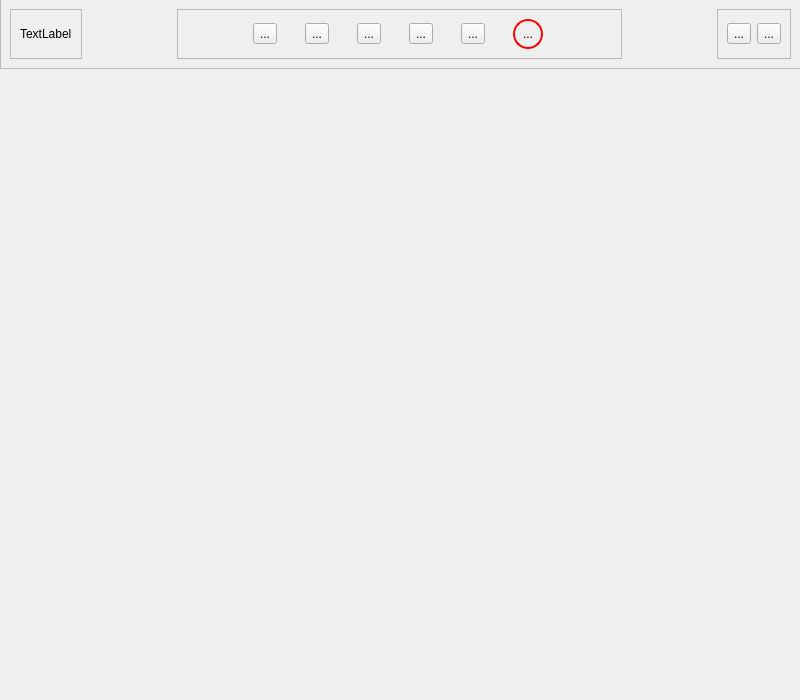
<?xml version="1.0" encoding="UTF-8"?>
<ui version="4.0">
 <class>MainWindow</class>
 <widget class="QMainWindow" name="MainWindow">
  <property name="geometry">
   <rect>
    <x>0</x>
    <y>0</y>
    <width>800</width>
    <height>700</height>
   </rect>
  </property>
  <property name="windowTitle">
   <string>MainWindow</string>
  </property>
  <widget class="QWidget" name="centralwidget">
   <widget class="QWidget" name="widget" native="true">
    <property name="geometry">
     <rect>
      <x>0</x>
      <y>-1</y>
      <width>801</width>
      <height>701</height>
     </rect>
    </property>
    <layout class="QVBoxLayout" name="verticalLayout">
     <item>
      <widget class="QFrame" name="headerFrame">
       <property name="frameShape">
        <enum>QFrame::StyledPanel</enum>
       </property>
       <property name="frameShadow">
        <enum>QFrame::Raised</enum>
       </property>
       <layout class="QHBoxLayout" name="horizontalLayout_3" stretch="0,1,5,1,0">
        <item>
         <widget class="QFrame" name="leftFrame">
          <property name="frameShape">
           <enum>QFrame::StyledPanel</enum>
          </property>
          <property name="frameShadow">
           <enum>QFrame::Raised</enum>
          </property>
          <layout class="QGridLayout" name="gridLayout">
           <item row="0" column="0">
            <widget class="QLabel" name="logoLabel">
             <property name="text">
              <string>TextLabel</string>
             </property>
            </widget>
           </item>
          </layout>
         </widget>
        </item>
        <item>
         <spacer name="horizontalSpacer_4">
          <property name="orientation">
           <enum>Qt::Horizontal</enum>
          </property>
          <property name="sizeType">
           <enum>QSizePolicy::Preferred</enum>
          </property>
          <property name="sizeHint" stdset="0">
           <size>
            <width>40</width>
            <height>20</height>
           </size>
          </property>
         </spacer>
        </item>
        <item>
         <widget class="QFrame" name="midFrame">
          <property name="frameShape">
           <enum>QFrame::StyledPanel</enum>
          </property>
          <property name="frameShadow">
           <enum>QFrame::Raised</enum>
          </property>
          <layout class="QHBoxLayout" name="horizontalLayout_2">
           <property name="spacing">
            <number>2</number>
           </property>
           <item>
            <spacer name="horizontalSpacer_3">
             <property name="orientation">
              <enum>Qt::Horizontal</enum>
             </property>
             <property name="sizeType">
              <enum>QSizePolicy::Fixed</enum>
             </property>
             <property name="sizeHint" stdset="0">
              <size>
               <width>40</width>
               <height>20</height>
              </size>
             </property>
            </spacer>
           </item>
           <item>
            <widget class="QToolButton" name="toolButton_7">
             <property name="text">
              <string>...</string>
             </property>
            </widget>
           </item>
           <item>
            <widget class="QToolButton" name="toolButton_3">
             <property name="text">
              <string>...</string>
             </property>
            </widget>
           </item>
           <item>
            <widget class="QToolButton" name="toolButton_4">
             <property name="text">
              <string>...</string>
             </property>
            </widget>
           </item>
           <item>
            <widget class="QToolButton" name="toolButton_5">
             <property name="text">
              <string>...</string>
             </property>
            </widget>
           </item>
           <item>
            <widget class="QToolButton" name="toolButton_6">
             <property name="styleSheet">
              <string notr="true"/>
             </property>
             <property name="text">
              <string>...</string>
             </property>
            </widget>
           </item>
           <item>
            <widget class="QToolButton" name="toolButton_8">
             <property name="sizePolicy">
              <sizepolicy hsizetype="Maximum" vsizetype="Maximum">
               <horstretch>0</horstretch>
               <verstretch>0</verstretch>
              </sizepolicy>
             </property>
             <property name="minimumSize">
              <size>
               <width>30</width>
               <height>30</height>
              </size>
             </property>
             <property name="maximumSize">
              <size>
               <width>30</width>
               <height>30</height>
              </size>
             </property>
             <property name="styleSheet">
              <string notr="true">border:2px solid red;
border-radius:15;</string>
             </property>
             <property name="text">
              <string>...</string>
             </property>
            </widget>
           </item>
           <item>
            <spacer name="horizontalSpacer_2">
             <property name="orientation">
              <enum>Qt::Horizontal</enum>
             </property>
             <property name="sizeType">
              <enum>QSizePolicy::Fixed</enum>
             </property>
             <property name="sizeHint" stdset="0">
              <size>
               <width>40</width>
               <height>20</height>
              </size>
             </property>
            </spacer>
           </item>
          </layout>
         </widget>
        </item>
        <item>
         <spacer name="horizontalSpacer_1">
          <property name="orientation">
           <enum>Qt::Horizontal</enum>
          </property>
          <property name="sizeType">
           <enum>QSizePolicy::Preferred</enum>
          </property>
          <property name="sizeHint" stdset="0">
           <size>
            <width>100</width>
            <height>20</height>
           </size>
          </property>
         </spacer>
        </item>
        <item>
         <widget class="QFrame" name="rightFrame">
          <property name="frameShape">
           <enum>QFrame::StyledPanel</enum>
          </property>
          <property name="frameShadow">
           <enum>QFrame::Raised</enum>
          </property>
          <layout class="QHBoxLayout" name="horizontalLayout">
           <item alignment="Qt::AlignRight|Qt::AlignVCenter">
            <widget class="QToolButton" name="toolButton_2">
             <property name="text">
              <string>...</string>
             </property>
            </widget>
           </item>
           <item alignment="Qt::AlignRight|Qt::AlignVCenter">
            <widget class="QToolButton" name="toolButton">
             <property name="text">
              <string>...</string>
             </property>
            </widget>
           </item>
          </layout>
         </widget>
        </item>
       </layout>
      </widget>
     </item>
     <item>
      <widget class="QStackedWidget" name="stackedWidget">
       <property name="currentIndex">
        <number>0</number>
       </property>
       <widget class="QWidget" name="page"/>
       <widget class="QWidget" name="page_2"/>
      </widget>
     </item>
    </layout>
   </widget>
  </widget>
 </widget>
 <resources/>
 <connections/>
</ui>
